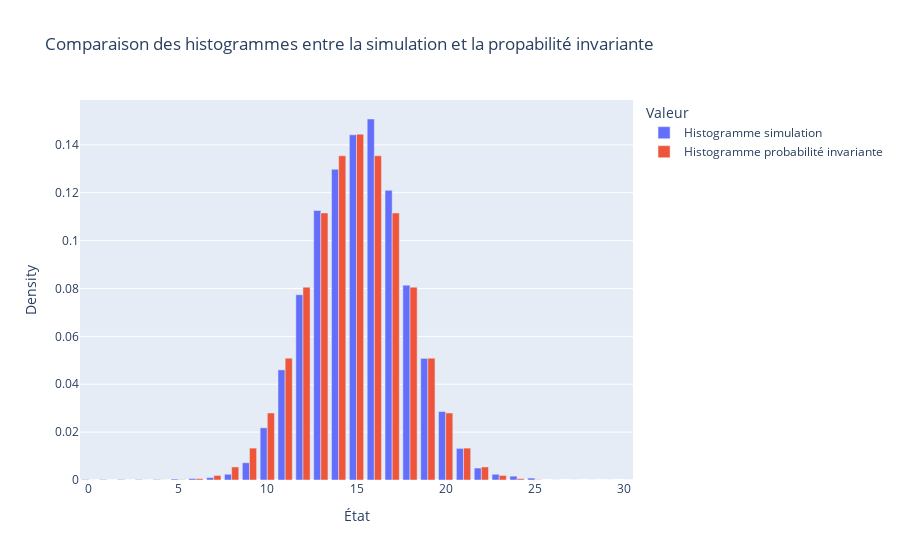

Notebook cell for this chart:
### Markdown cell above
On observe que le nombre de particules orbite autour de 15 passant d'abord au dessus de 15 puis en dessous. Cette simulation est cohérente avec la probabilité invariante trouvée. Pour en être sûre, nous pouvons regarder l'histogramme des états et le comparer a celui de la fonction binomiale :

### Code cell
workflow_1.plot_two_histograms()

### Figure 1 — Plotly figure (JSON) as saved in the notebook; plotly's stock layout.template omitted (floating-point values rounded to 4 significant figures)
{"data": [{"alignmentgroup": "True", "hovertemplate": "Valeur=Histogramme simulation<br>État=%{x}<br>Density=%{y}<extra></extra>", "legendgroup": "Histogramme simulation", "marker": {"color": "#636efa", "pattern": {"shape": ""}}, "name": "Histogramme simulation", "offsetgroup": "Histogramme simulation", "orientation": "v", "showlegend": true, "textposition": "auto", "type": "bar", "x": [16, 15, 14, 17, 13, 18, 12, 19, 11, 20, 10, 21, 9, 22, 8, 23, 24, 7, 25, 6, 5, 1, 4, 3, 2, 0], "xaxis": "x", "y": [0.1508, 0.1442, 0.1298, 0.121, 0.1126, 0.0814, 0.0774, 0.0508, 0.046, 0.0286, 0.0218, 0.0132, 0.0072, 0.005, 0.0024, 0.0024, 0.0016, 0.001, 0.0008, 0.0006, 0.0004, 0.0002, 0.0002, 0.0002, 0.0002, 0.0002], "yaxis": "y"}, {"alignmentgroup": "True", "hovertemplate": "Valeur=Histogramme probabilité invariante<br>État=%{x}<br>Density=%{y}<extra></extra>", "legendgroup": "Histogramme probabilité invariante", "marker": {"color": "#EF553B", "pattern": {"shape": ""}}, "name": "Histogramme probabilité invariante", "offsetgroup": "Histogramme probabilité invariante", "orientation": "v", "showlegend": true, "textposition": "auto", "type": "bar", "x": [0, 1, 2, 3, 4, 5, 6, 7, 8, 9, 10, 11, 12, 13, 14, 15, 16, 17, 18, 19, 20, 21, 22, 23, 24, 25, 26, 27, 28, 29, 30], "xaxis": "x", "y": [9.313e-10, 2.794e-08, 4.051e-07, 3.781e-06, 2.552e-05, 0.0001327, 0.000553, 0.001896, 0.005451, 0.01332, 0.02798, 0.05088, 0.08055, 0.1115, 0.1354, 0.1445, 0.1354, 0.1115, 0.08055, 0.05088, 0.02798, 0.01332, 0.005451, 0.001896, 0.000553, 0.0001327, 2.552e-05, 3.781e-06, 4.051e-07, 2.794e-08, 9.313e-10], "yaxis": "y"}], "layout": {"barmode": "group", "legend": {"title": {"text": "Valeur"}, "tracegroupgap": 0}, "title": {"text": "Comparaison des histogrammes entre la simulation et la propabilité invariante"}, "xaxis": {"anchor": "y", "domain": [0, 1], "title": {"text": "État"}}, "yaxis": {"anchor": "x", "domain": [0, 1], "title": {"text": "Density"}}}}
